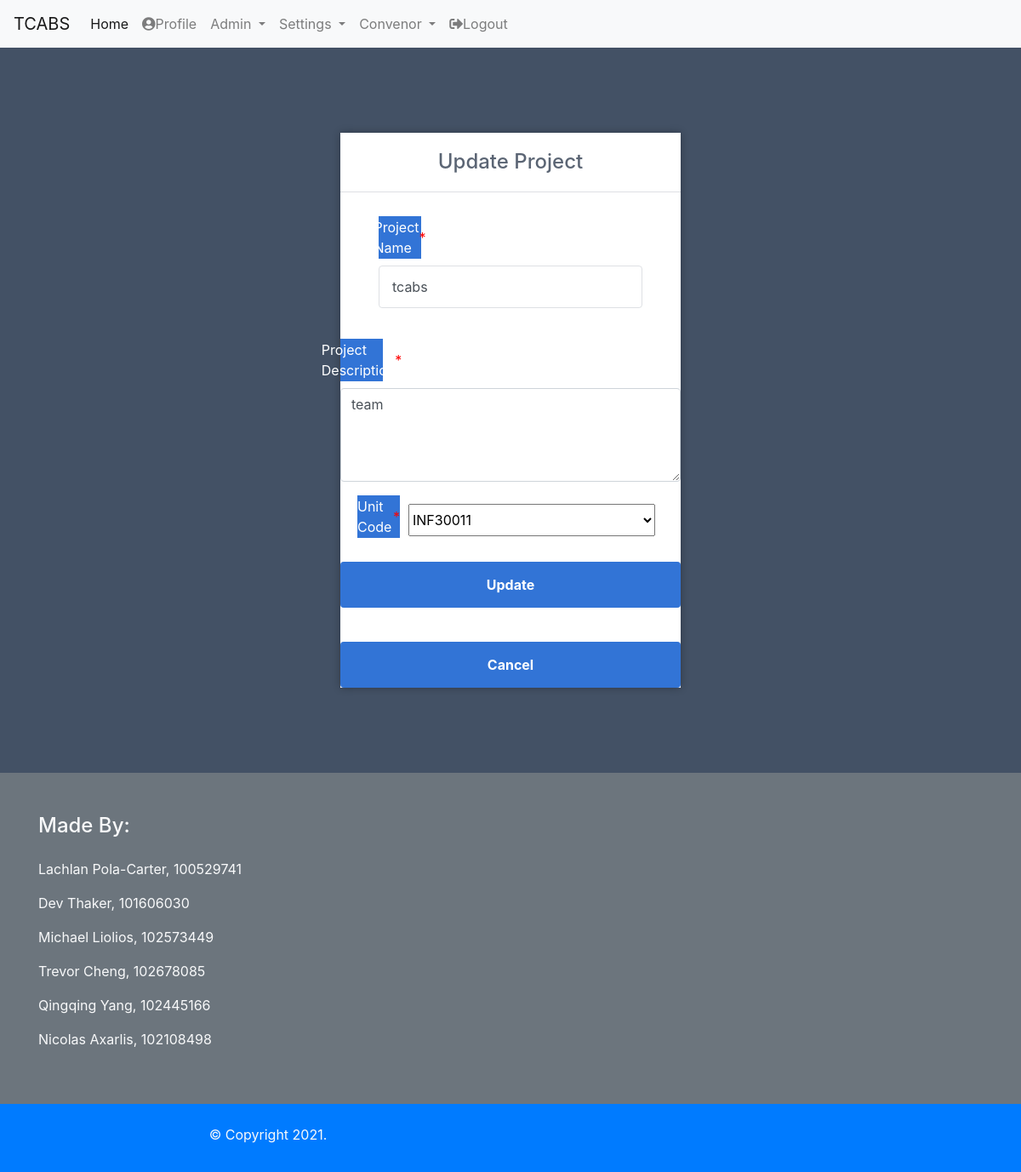
Screenshot of /Update_reg_proj.php?edit=4452 (signed in) with the database file from the repository.
### tables this page shows
CREATE TABLE `roles` (
  `RoleID` int(2) NOT NULL,
  `Rolename` varchar(50) NOT NULL
);

CREATE TABLE `projects` (
  `ProjectID` int(10) NOT NULL,
  `Projectname` varchar(50) NOT NULL,
  `Projectdesc` varchar(200) NOT NULL,
  `Unitcode` varchar(10) NOT NULL
);

### Update_reg_proj.php (the view, shortened to what this page needs)
<?php
include 'DB.php';
$sqlresult = $con->query("SELECT Unitcode FROM unit") or die(mysqli_error($con));
if (isset($_GET['edit'])) {
	$id = $_GET['edit'];
	$stmt = $con->query("SELECT * FROM projects WHERE ProjectID = $id");
			$row = $stmt->fetch_assoc();
			$name = $row['Projectname'];
			$desc = $row['Projectdesc'];
} else {
		echo '<script>alert("Project record failed to be editted.");");
		window.location="Reg_Project.php";
	</script>';
}
?>
<!DOCTYPE html>
<html>
	<head>
	<?php include 'head.php';?>
		<link rel="stylesheet" href="https://use.fontawesome.com/releases/v5.7.1/css/all.css">
        <link href="style.css" rel="stylesheet" type="text/css">
	</head>
	<body>
		<?php include 'navbar.php';?>
		<div class="register">
			<h1>Update Project</h1>
			<form method="post" autocomplete="off">
				<div class="form-group">
                        <label>Project Name<span style="color: red;">*</span></label>
                        <input  type="text"
                                id="up_proj_name"
                                name="up_proj_name"
                                class="form-control"
								value="<?php echo $name; ?>"
                                required></input>
                </div>
				<div class="form-group">
                        <label>Project Description<span style="color: red;">*</span></label>
                        <textarea   name="up_proj_desc"
                                    id="up_proj_desc"
                                    rows="4"
                                    cols="50"
                                    class="form-control"
									placeholder="Add text here..."
                                    required><?php echo $desc; ?></textarea>
                </div>
				<label>Unit Code <span style="color: red;">*</span></label>
				<select name="up_unit_code"
						id="up_unit_code"
						required>
                    <?php
					while ($row = mysqli_fetch_array($sqlresult)) {
						echo "<option value='" . $row['Unitcode'] . "'>" . $row['Unitcode'] . "</option>";
					}
					?>
				</select><br>
				<input type="submit" name="update" class="btn btn-primary" value="Update">
 			</form>
			<form action="reg_proj.php" method="post">
			<input type="submit" name="cancel" class="btn btn-danger" value="Cancel">
			</form>
		</div>
		<?php include 'Footer.php';?>
	</body>
</html>

### navbar.php (shortened to what this page needs)
	<nav class="navbar navbar-expand-lg navbar-light bg-light">
  <a class="navbar-brand" href="home.php">TCABS</a>
  <div class="collapse navbar-collapse" id="navbarNavDropdown">
    <ul class="navbar-nav">
      <li class="nav-item active">
        <a class="nav-link" href="home.php">Home <span class="sr-only">(current)</span></a>
      </li>
      <li class="nav-item">
        <a class="nav-link" href="profile.php"><i class="fas fa-user-circle"></i>Profile</a>
      </li>
      <?php
$UID = $_SESSION['id'];
$nav=mysqli_query($con,"SELECT roles.RoleID FROM roles JOIN (userroles, user) ON (userroles.RoleID=roles.RoleID AND user.UserID=userroles.UserID) WHERE user.UserID = $UID;");
while($data=mysqli_fetch_assoc($nav))
  {
   if(in_array(1, $data)){
    include 'admin.php';
    include 'settings.php';
  }
  if(in_array(3, $data)){
    include 'convenor.php';
  }
  }
      ?>
            <li class="nav-item">
        <a class="nav-link" href="logout.php"><i class="fas fa-sign-out-alt"></i>Logout</a>
      </li>
    </ul>
</div>
</nav>

### admin.php (shortened to what this page needs)
<li class="nav-item dropdown">
        <a class="nav-link dropdown-toggle" href="#" id="navbarDropdownMenuLink" data-toggle="dropdown" aria-haspopup="true" aria-expanded="false">
          Admin
        </a>
      </li>

### settings.php (shortened to what this page needs)
<li class="nav-item dropdown">
        <a class="nav-link dropdown-toggle" href="#" id="navbarDropdownMenuLink" data-toggle="dropdown" aria-haspopup="true" aria-expanded="false">
          Settings
        </a>
      </li>

### convenor.php (shortened to what this page needs)
<li class="nav-item dropdown">
        <a class="nav-link dropdown-toggle" href="#" id="navbarDropdownMenuLink" data-toggle="dropdown" aria-haspopup="true" aria-expanded="false">
          Convenor
        </a>
      </li>

### style.css (style rules this page uses)
* { box-sizing: border-box; font-family: -apple-system, BlinkMacSystemFont, "segoe ui", roboto, oxygen, ubuntu, cantarell, "fira sans", "droid sans", "helvetica neue", Arial, sans-serif; font-size: 16px; -webkit-font-smoothing: antialiased; -moz-osx-font-smoothing: grayscale; }
body { background-color: #435165; }
body { background-color: #435165; margin: 0; }
.register { width: 400px; background-color: #ffffff; box-shadow: 0 0 9px 0 rgba(0, 0, 0, 0.3); margin: 100px auto; }
.register h1 { text-align: center; color: #5b6574; font-size: 24px; padding: 20px 0 20px 0; border-bottom: 1px solid #dee0e4; }
.register form { display: flex; flex-wrap: wrap; justify-content: center; padding-top: 20px; }
.register form label { display: flex; justify-content: center; align-items: center; width: 50px; height: 50px; background-color: #3274d6; color: #ffffff; }
.register form input[type="password"], .register form input[type="text"], .register form input[type="email"], .register form input[type="file"], .register form input[type="tel"] { width: 310px; height: 50px; border: 1px solid #dee0e4; margin-bottom: 20px; padding: 0 15px; }
.register form select { width:290px; }
.register form input[type="submit"] { width: 100%; padding: 15px; margin-top: 20px; background-color: #3274d6; border: 0; cursor: pointer; font-weight: bold; color: #ffffff; transition: background-color 0.2s; }
select { width: 150px; margin: 10px; }

### rows the page displays
roles: shows "Admin"
roles: shows "Convenor"
projects: up_proj_name "tcabs", up_proj_desc "team"

### other values shown
form field up_unit_code "INF30011"
